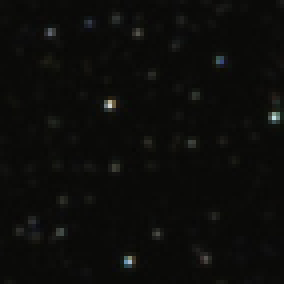
#> input picture task_adem/images/Small_area.png, 71 x 71 px, shrunk from 114 x 114 before the run (shown 4 times larger)
$ python main.py
#> lines starting #> are read from the running program, lines starting #| are printed output that depends on the picture
#> further down, img_temp is the input picture: shape (71, 71, 3); mean B, G, R 10.6, 12.6, 12.5
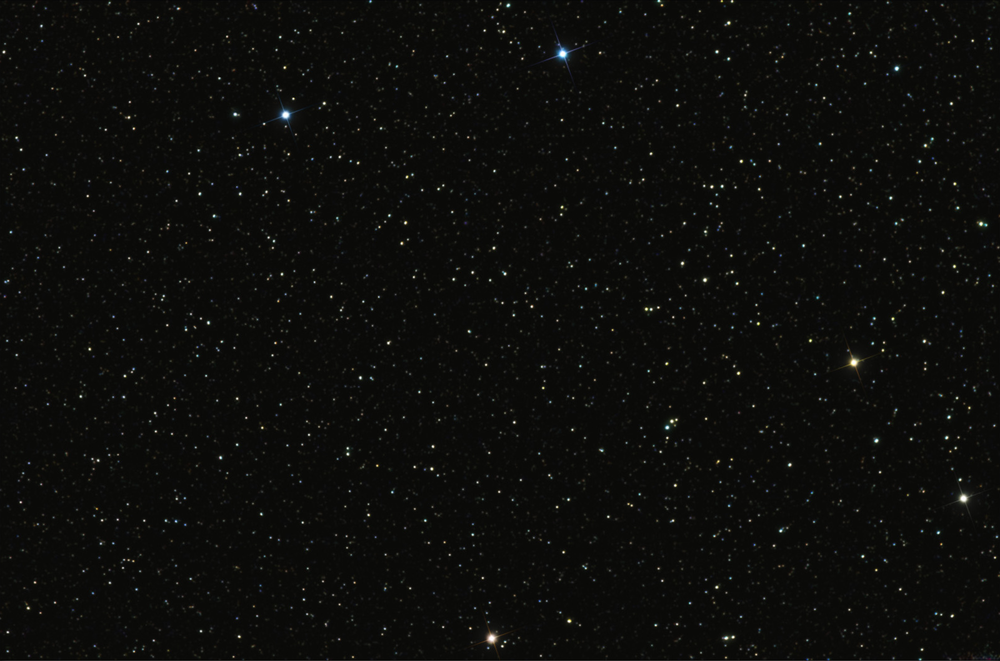
#> input picture task_adem/images/StarMap.png, 1000 x 661 px, shrunk from 1600 x 1057 before the run
#> further down, img_orig is the input picture: shape (661, 1000, 3); mean B, G, R 11, 13.2, 13
import cv2
import numpy as np

def templateMatchingOpencvPreparedFunctions(img_temp,img_orig):
    print("templateMatchingOpencvPreparedFunctions")
    """ if you dont wanna use function you should read the image here """
    # img_orig = cv.imread("images/original.jpg")
    img_gray = cv2.cvtColor(img_orig, cv2.COLOR_BGR2GRAY)

    """ if you dont wanna use function you should read the image here """
    # img_temp = cv.imread("images/temp_normal.jpg",0)
    img_temp = cv2.cvtColor(img_temp, cv2.COLOR_BGR2GRAY)
#> img_temp: shape (71, 71)

    """ take the information of width and height of images """
    w,h = img_temp.shape[::-1]
#> w = 71; h = 71

    """ Look for a any matching are on image """
    res = cv2.matchTemplate(img_gray, img_temp, cv2.TM_CCORR)
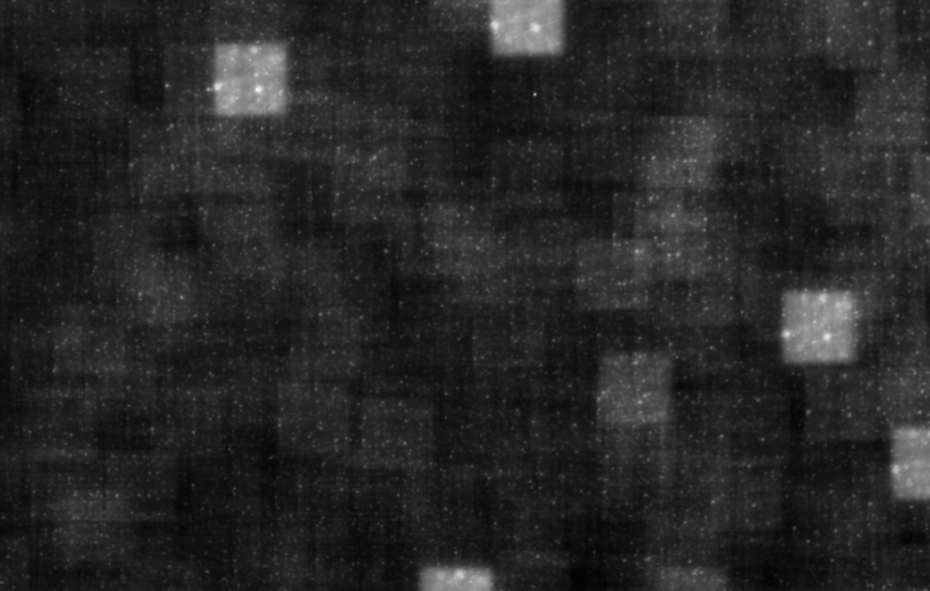
#> res: shape (591, 930) float32; min 707773, max 1424121.9, mean 818565.6; drawn with min black and max white

    """take the coordinates """
    min_val, max_val, min_loc, max_loc = cv2.minMaxLoc(res)
#> min_val = 707773; max_val = 1424121.9; min_loc = (581, 582); max_loc = (257, 89)
    top_left = max_loc
#> top_left = (257, 89)
    top_right = (top_left[0] + w, top_left[1])
#> top_right = (328, 89)
    bottom_left = (top_left[0], top_left[1] + h)
#> bottom_left = (257, 160)
    bottom_right = (top_left[0] + w, top_left[1] + h)
#> bottom_right = (328, 160)

    """ if you wanna see the are of matching images you should use these lines"""
    # [4 lines of commented-out code are left out]
    print("top left: {} \ntop right: {} \nbottom_left: {} \nbottom right: {}".format(top_left, top_right, bottom_left, bottom_right))
#| top left: (257, 89)
#| top right: (328, 89)
#| bottom_left: (257, 160)
#| bottom right: (328, 160)
    print("\n --------------------------------------------------------------------\n")

def templateMatchingEqual(img_temp,img_orig):
    print("templateMatchingEqual")
    """ if you dont wanna use function you should read the image here """
    # img_temp = cv2.imread("flag.png")
    img_temp = cv2.cvtColor(img_temp, cv2.COLOR_BGR2GRAY)

    """ if you dont wanna use function you should read the image here """
    # img_orig = cv2.imread("marioo.png")
    img_comp = cv2.cvtColor(img_orig, cv2.COLOR_BGR2GRAY)
    """ take the information of width and height of images """
    width_temp, height_temp = img_temp.shape[::-1]
#> width_temp = 71; height_temp = 71
    width_orig, height_orig = img_comp.shape[::-1]
#> width_orig = 1000; height_orig = 661
    top_left=None

    """ Look for a any matching are on image """
    print("Calculating")
    for w in range(width_orig - width_temp):
        for h in range(height_orig - height_temp):
            if np.array_equal(img_comp[h:h+height_temp,w:w+width_temp],img_temp):
                top_left = (w,h)
                break
    """ if any matching, take the coordinates """
    if top_left:
        bottom_right = (top_left[0] + width_temp, top_left[1] + height_temp)
        top_right = (top_left[0] + width_temp, top_left[1])
        bottom_left = (top_left[0], top_left[1] + height_temp)

        """ if you wanna see the are of matching images you should use these lines"""
        # [4 lines of commented-out code are left out]
        print("top left: {} \ntop right: {} \nbottom_left: {} \nbottom right: {}".format(top_left, top_right, bottom_left, bottom_right))
        print("\n --------------------------------------------------------------------\n")
    else:
        print("There is no matching")
        print("\n --------------------------------------------------------------------\n")


def templateMatchingMean(img_temp,img_orig):
    print("templateMatchingMean")
    """ if you dont wanna use function you should read the image here """
    # img_temp = cv2.imread("flag.png")
    img_temp = cv2.cvtColor(img_temp, cv2.COLOR_BGR2GRAY)

    """ if you dont wanna use function you should read the image here """
    # img_orig = cv2.imread("marioo.png")
    img_comp = cv2.cvtColor(img_orig, cv2.COLOR_BGR2GRAY)

    """ take the information of width and height of images """
    width_temp, height_temp = img_temp.shape[::-1]
#> width_temp = 71; height_temp = 71
    width_orig, height_orig = img_comp.shape[::-1]
#> width_orig = 1000; height_orig = 661

    top_left= None
    dict_data = {}

    """ Look for a any matching are on image """
    print("Calculating")
    for w in range(width_orig - width_temp):
        for h in range(height_orig - height_temp):
            matr = img_comp[h:h + height_temp, w:w + width_temp] - img_temp
            np.absolute(matr)
            dict_data[(w, h)] = np.mean(matr)
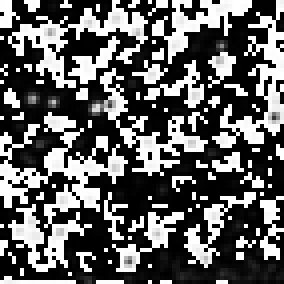
#> matr: shape (71, 71) (shown 4 times larger); min 0, max 255, mean 96.7
#> after the loop, dict_data = 548110 items
    """ minimum mean or sum value give us the coordinate """
    min_val = min(dict_data.values())
#> min_val = 62.11
    top_left = list(dict_data.keys())[list(dict_data.values()).index(min_val)]
#> top_left = (534, 94)

    if top_left:
        bottom_right = (top_left[0] + width_temp, top_left[1] + height_temp)
#> bottom_right = (605, 165)
        top_right = (top_left[0] + width_temp, top_left[1])
#> top_right = (605, 94)
        bottom_left = (top_left[0], top_left[1] + height_temp)
#> bottom_left = (534, 165)
        # [4 lines of commented-out code are left out]
        print("top left: {} \ntop right: {} \nbottom_left: {} \nbottom right: {}".format(top_left, top_right, bottom_left, bottom_right))
#| top left: (534, 94)
#| top right: (605, 94)
#| bottom_left: (534, 165)
#| bottom right: (605, 165)
        print("\n --------------------------------------------------------------------\n")
    else:
        print("There is no matching")
        print("\n --------------------------------------------------------------------\n")


def featureMatchingSirf(img_temp, img_orig):
    print("featureMatchingSirf")
    """ set a condition that at least 10 matches are to be there to find the object. """
    MIN_MATCH_COUNT = 5

    """ if you dont wanna use function you should read the image here """
    # img_orig = cv.imread("images/original.jpg")
    img_gray = cv2.cvtColor(img_orig, cv2.COLOR_BGR2GRAY)

    """ if you dont wanna use function you should read the image here """
    # img_temp = cv.imread("images/temp_normal.jpg",0)
    img_temp = cv2.cvtColor(img_temp, cv2.COLOR_BGR2GRAY)

    """ initiate SIFT detector """
    sift = cv2.xfeatures2d.SIFT_create()

    """ find the keypoints and descriptors with SIFT """
    kp1, des1 = sift.detectAndCompute(img_temp, None)
#> kp1 = (); des1 = None
    kp2, des2 = sift.detectAndCompute(img_gray, None)
#> kp2 = 199 keypoints; strongest (x, y, size): (432, 469, 1.9), (741, 161, 2), (569, 621, 2.3), (712, 187, 1.9)

    """ BFMatcher with default params """
    bf = cv2.BFMatcher()
    matches = bf.knnMatch(des1, des2, k=2)
#> matches = ()

    """Apply ratio test"""
    good = []
    for m, n in matches:
        if m.distance < 0.75 * n.distance:
            good.append(m)
#> this loop made 0 passes
#> after the loop, good = []
    """If enough matches are found, we extract the locations of matched keypoints in both the images"""
    if len(good) > MIN_MATCH_COUNT:
        src_pts = np.float32([kp1[m.queryIdx].pt for m in good]).reshape(-1, 1, 2)
        dst_pts = np.float32([kp2[m.trainIdx].pt for m in good]).reshape(-1, 1, 2)

        M, mask = cv2.findHomography(src_pts, dst_pts, cv2.RANSAC, 5.0)

        h, w = img_temp.shape
        pts = np.float32([[0, 0], [0, h - 1], [w - 1, h - 1], [w - 1, 0]]).reshape(-1, 1, 2)
        dst = cv2.perspectiveTransform(pts, M)

        """ if you wanna see the are of matching images you should use these lines"""
        # [4 lines of commented-out code are left out]

        top_left, top_right, bottom_left, bottom_right = np.int32(dst)

        top_left = top_left[0][0], top_left[0][1]
        top_right = top_right[0][0], top_right[0][1]
        bottom_left = bottom_left[0][0], bottom_left[0][1]
        bottom_right = bottom_right[0][0], bottom_right[0][1]

        print("top left: {} \ntop right: {} \nbottom_left: {} \nbottom right: {}".format(top_left, top_right, bottom_left, bottom_right))
        print("\n --------------------------------------------------------------------\n")

    else:
        print("Not enough matches are found - %d/%d" % (len(good), MIN_MATCH_COUNT))
#| Not enough matches are found - 0/5
        print("\n --------------------------------------------------------------------\n")

img_temp = cv2.imread("images/Small_area.png")
img_orig = cv2.imread("images/StarMap.png")
#Func1
templateMatchingOpencvPreparedFunctions(img_temp,img_orig)
#Func2
templateMatchingEqual(img_temp, img_orig)
#Func3
templateMatchingMean(img_temp,img_orig)
#Func4
featureMatchingSirf(img_temp,img_orig)
